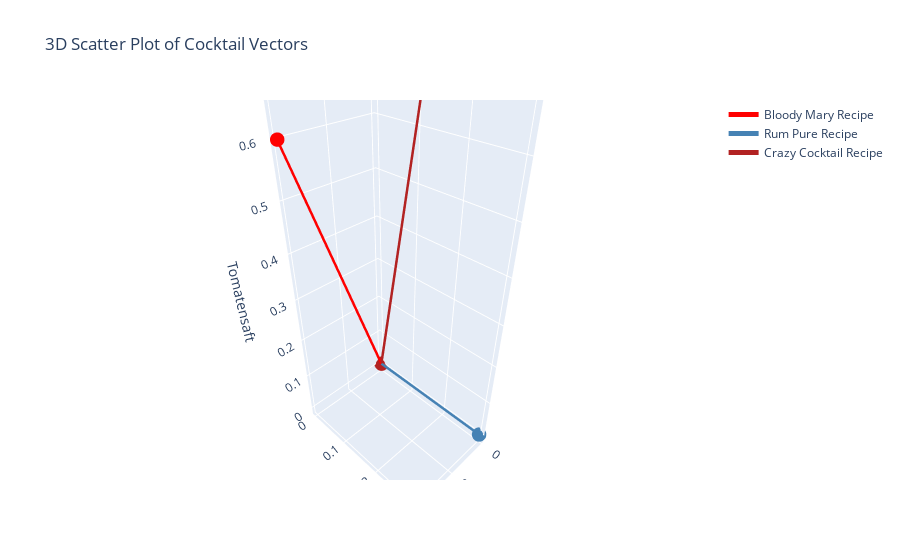

Source (notebook cell):
### Markdown cell above
# Einfachere Cocktails

### Code cell
# Ingredients 100 ml vodka, 100 ml rum, 100 ml tomato juice
ingredients = np.array([100, 100, 100])

# Recipes:
bloody_mary_recipe = np.array([0.2, 0, 0.6])
rum_pure_recipe = np.array([0, 0.3, 0])
crazy_cocktail_recipe = np.array([0.1, 0.2, 0.7])

all_cocktails = np.stack([
    bloody_mary_recipe,
    rum_pure_recipe,
    crazy_cocktail_recipe
])

cocktail_names = [
    "Bloody Mary Recipe",
    "Rum Pure Recipe",
    "Crazy Cocktail Recipe"
]

cocktail_colors = [
    "red",
    "steelblue",
    "firebrick"
]

# Create a 3D scatter plot with plotly showing the rows of all_cocktails as vectors 

fig = go.Figure()

# Add each cocktail as a vector
for i, cocktail in enumerate(all_cocktails):
    fig.add_trace(go.Scatter3d(
        x=[0, cocktail[0]],  # Start at origin (0, 0, 0)
        y=[0, cocktail[1]],
        z=[0, cocktail[2]],
        mode='lines+markers',
        name=cocktail_names[i],
        line=dict(color=cocktail_colors[i], width=5),
        marker=dict(size=5)
    ))

# Set plot layout
fig.update_layout(
    title="3D Scatter Plot of Cocktail Vectors",
    scene=dict(
        xaxis_title="Vodka",
        yaxis_title="Rum",
        zaxis_title="Tomatensaft"
    )
)

# Show the plot
fig.show()

### Figure 1 — Plotly figure (JSON) as saved in the notebook; plotly's stock layout.template omitted (floating-point values rounded to 4 significant figures)
{"data": [{"line": {"color": "red", "width": 5}, "marker": {"size": 5}, "mode": "lines+markers", "name": "Bloody Mary Recipe", "type": "scatter3d", "x": [0, 0.2], "y": [0, 0], "z": [0, 0.6]}, {"line": {"color": "steelblue", "width": 5}, "marker": {"size": 5}, "mode": "lines+markers", "name": "Rum Pure Recipe", "type": "scatter3d", "x": [0, 0], "y": [0, 0.3], "z": [0, 0]}, {"line": {"color": "firebrick", "width": 5}, "marker": {"size": 5}, "mode": "lines+markers", "name": "Crazy Cocktail Recipe", "type": "scatter3d", "x": [0, 0.1], "y": [0, 0.2], "z": [0, 0.7]}], "layout": {"scene": {"xaxis": {"title": {"text": "Vodka"}}, "yaxis": {"title": {"text": "Rum"}}, "zaxis": {"title": {"text": "Tomatensaft"}}}, "title": {"text": "3D Scatter Plot of Cocktail Vectors"}}}
